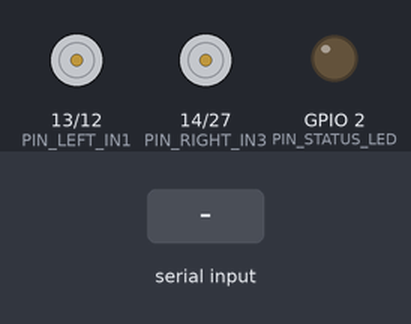
Simulated run of this sketch. Board: ESP32. On the bench: motor-driver pin pairs drawn as motors (green arrow = first pin HIGH = forward, orange = second pin HIGH = backward, longer = more drive), output pins drawn as LEDs (lit = HIGH). The inputs (shaded band) are chosen by the test bench. EEPROM starts erased; what the sketch prints to the serial monitor is not drawn.

Above: at 2.0 s.
2.1 s: "90,45,200\n" received over the second serial link
At 2.27 s:
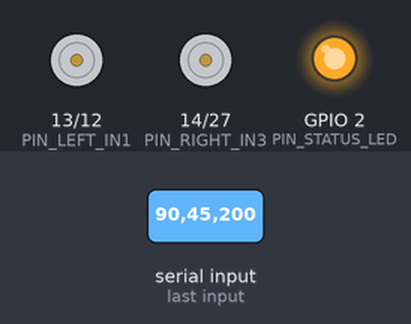
3.6 s: "30,150,10\n" received over the second serial link
At 5.1 s:
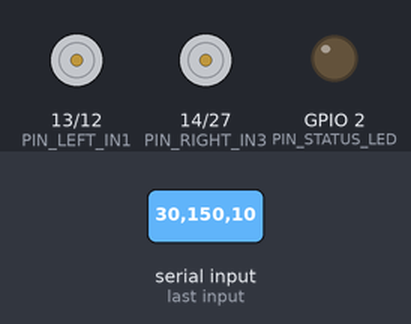
Timing chart, 0 to 6.6 s (numbered marks = the images above; inputs shaded):
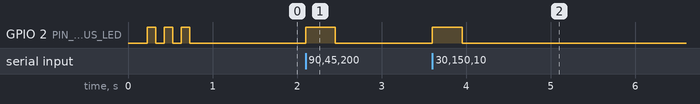

The sketch:

MarukSoccer.ino
```cpp
/**
 * MARUK (SOCCER) - Production ESP32 Firmware (2WD Edition)
 * Conforms 100% to MIT-WEEK 2026 Car Soccer Rules.
 *
 * Fitur Tambahan On-The-Fly Tuning (Tanpa Perlu Flash Ulang):
 *   1. Web Dashboard di Browser HP (Buka http://192.168.4.1)
 *   2. Simpan permanen ke memory chip NVS (Preferences)
 *   3. Serial Receiver Remote Drone (GPIO 16) + Remote Knob Tuning
 *   4. WiFi UDP Teleop Fallback (Port 5005)
 *   5. Auto-Failsafe Watchdog 350ms
 */

#include <WiFi.h>
#include <WiFiUdp.h>
#include <WebServer.h>
#include <Preferences.h>
#include "pinout_config.h"
#include "kinematics.h"

// ==========================================
// 🛠️ VARIABEL TUNING FISIK
// Nilai default ini otomatis ditimpa oleh memori NVS / Web HP
// ==========================================
int MAX_PWM = 255;          // Batas gas atas (0 - 255)
int MIN_PWM = 60;           // Ambang awal gerak motor (40 - 80)
float TRIM_LEFT  = 1.00f;   // Kalibrasi lari lurus motor kiri
float TRIM_RIGHT = 1.00f;   // Kalibrasi lari lurus motor kanan
const unsigned long FAILSAFE_TIMEOUT_MS = 350;

// WiFi Access Point & Web Server di HP
const char* AP_SSID = "MARUK_SOCCER_01";
const char* AP_PASS = "maruk123";
const unsigned int UDP_PORT = 5005;

WiFiUDP udp;
WebServer server(80);
Preferences prefs;
char packetBuffer[256];
unsigned long lastCommandTime = 0;

// ==========================================
// 📱 WEB TUNING PORTAL (BUKA DI HP: 192.168.4.1)
// ==========================================
const char HTML_PAGE[] PROGMEM = R"rawliteral(
<!DOCTYPE html>
<html>
<head>
  <meta name="viewport" content="width=device-width, initial-scale=1">
  <title>MARUK Soccer Tuning</title>
  <style>
    body { font-family: monospace; background: #14181e; color: #fff; padding: 20px; }
    h2 { color: #00ffb4; text-align: center; }
    .card { background: #1c222b; border: 1px solid #2f3846; border-radius: 8px; padding: 16px; margin-bottom: 16px; }
    label { display: block; margin-top: 12px; color: #a0aec0; }
    input[type=range] { width: 100%; margin: 8px 0; }
    .val { float: right; color: #00ffb4; font-weight: bold; }
    button { width: 100%; background: #00ffb4; color: #14181e; border: none; padding: 12px; font-size: 16px; font-weight: bold; border-radius: 6px; cursor: pointer; margin-top: 16px; }
    button:active { background: #00cc90; }
    .status { text-align: center; color: #718096; font-size: 12px; margin-top: 10px; }
  </style>
</head>
<body>
  <h2>MARUK 2WD TUNER</h2>
  <div class="card">
    <label>MAX SPEED (Batas Gas): <span class="val" id="v_max">255</span></label>
    <input type="range" id="max_pwm" min="120" max="255" value="255" oninput="document.getElementById('v_max').innerText=this.value">

    <label>MIN PWM (Start Motor): <span class="val" id="v_min">60</span></label>
    <input type="range" id="min_pwm" min="40" max="100" value="60" oninput="document.getElementById('v_min').innerText=this.value">

    <label>TRIM KIRI (Lurus): <span class="val" id="v_tl">1.00</span></label>
    <input type="range" id="trim_l" min="70" max="100" value="100" oninput="document.getElementById('v_tl').innerText=(this.value/100).toFixed(2)">

    <label>TRIM KANAN (Lurus): <span class="val" id="v_tr">1.00</span></label>
    <input type="range" id="trim_r" min="70" max="100" value="100" oninput="document.getElementById('v_tr').innerText=(this.value/100).toFixed(2)">

    <button onclick="saveConfig()">SIMPAN SETTINGAN KE CHIP</button>
  </div>
  <div class="status" id="stat">Buka di HP saat konek WiFi MARUK_SOCCER_01</div>

  <script>
    function saveConfig() {
      let maxP = document.getElementById('max_pwm').value;
      let minP = document.getElementById('min_pwm').value;
      let tl = (document.getElementById('trim_l').value / 100).toFixed(2);
      let tr = (document.getElementById('trim_r').value / 100).toFixed(2);

      document.getElementById('stat').innerText = "Menyimpan ke chip...";
      fetch(`/save?max=${maxP}&min=${minP}&tl=${tl}&tr=${tr}`)
        .then(r => r.text())
        .then(d => {
          document.getElementById('stat').innerText = "Tersimpan! Efek langsung aktif.";
        })
        .catch(e => {
          document.getElementById('stat').innerText = "Gagal kirim settingan.";
        });
    }
  </script>
</body>
</html>
)rawliteral";

void handleRoot() {
    server.send(200, "text/html", HTML_PAGE);
}

void handleSave() {
    if (server.hasArg("max")) MAX_PWM = server.arg("max").toInt();
    if (server.hasArg("min")) MIN_PWM = server.arg("min").toInt();
    if (server.hasArg("tl"))  TRIM_LEFT = server.arg("tl").toFloat();
    if (server.hasArg("tr"))  TRIM_RIGHT = server.arg("tr").toFloat();

    // Simpan ke NVS flash memory permanen
    prefs.begin("maruk", false);
    prefs.putInt("max_pwm", MAX_PWM);
    prefs.putInt("min_pwm", MIN_PWM);
    prefs.putFloat("trim_l", TRIM_LEFT);
    prefs.putFloat("trim_r", TRIM_RIGHT);
    prefs.end();

    Serial.printf("[MARUK NVS] Saved: MAX=%d | MIN=%d | TL=%.2f | TR=%.2f\n", MAX_PWM, MIN_PWM, TRIM_LEFT, TRIM_RIGHT);
    server.send(200, "text/plain", "OK");
}

// ==========================================
// LAYER 3: ACT (Hardware Actuators - 1x L298N)
// ==========================================
void initHardware() {
    pinMode(PIN_STATUS_LED, OUTPUT);
    digitalWrite(PIN_STATUS_LED, LOW);

    pinMode(PIN_LEFT_IN1, OUTPUT);
    pinMode(PIN_LEFT_IN2, OUTPUT);
    pinMode(PIN_RIGHT_IN3, OUTPUT);
    pinMode(PIN_RIGHT_IN4, OUTPUT);

    ledcAttach(PIN_LEFT_IN1, PWM_FREQ_HZ, PWM_RESOLUTION_BITS);
    ledcAttach(PIN_LEFT_IN2, PWM_FREQ_HZ, PWM_RESOLUTION_BITS);
    ledcAttach(PIN_RIGHT_IN3, PWM_FREQ_HZ, PWM_RESOLUTION_BITS);
    ledcAttach(PIN_RIGHT_IN4, PWM_FREQ_HZ, PWM_RESOLUTION_BITS);

    ledcWrite(PIN_LEFT_IN1, 0);
    ledcWrite(PIN_LEFT_IN2, 0);
    ledcWrite(PIN_RIGHT_IN3, 0);
    ledcWrite(PIN_RIGHT_IN4, 0);
}

void driveMotorLeft(float speed) {
    if (fabsf(speed) < 0.05f) {
        ledcWrite(PIN_LEFT_IN1, 0);
        ledcWrite(PIN_LEFT_IN2, 0);
        return;
    }
    float scaled = fabsf(speed) * TRIM_LEFT;
    int pwm = MIN_PWM + (int)(scaled * (MAX_PWM - MIN_PWM));
    pwm = constrain(pwm, 0, 255);

    if (speed > 0.0f) {
        ledcWrite(PIN_LEFT_IN1, pwm);
        ledcWrite(PIN_LEFT_IN2, 0);
    } else {
        ledcWrite(PIN_LEFT_IN1, 0);
        ledcWrite(PIN_LEFT_IN2, pwm);
    }
}

void driveMotorRight(float speed) {
    if (fabsf(speed) < 0.05f) {
        ledcWrite(PIN_RIGHT_IN3, 0);
        ledcWrite(PIN_RIGHT_IN4, 0);
        return;
    }
    float scaled = fabsf(speed) * TRIM_RIGHT;
    int pwm = MIN_PWM + (int)(scaled * (MAX_PWM - MIN_PWM));
    pwm = constrain(pwm, 0, 255);

    if (speed > 0.0f) {
        ledcWrite(PIN_RIGHT_IN3, pwm);
        ledcWrite(PIN_RIGHT_IN4, 0);
    } else {
        ledcWrite(PIN_RIGHT_IN3, 0);
        ledcWrite(PIN_RIGHT_IN4, pwm);
    }
}

void emergencyStop() {
    ledcWrite(PIN_LEFT_IN1, 0);
    ledcWrite(PIN_LEFT_IN2, 0);
    ledcWrite(PIN_RIGHT_IN3, 0);
    ledcWrite(PIN_RIGHT_IN4, 0);
    digitalWrite(PIN_STATUS_LED, LOW);
}

// ==========================================
// SETUP
// ==========================================
void setup() {
    Serial.begin(115200);
    delay(200);

    // 1. Muat settingan tersimpan dari flash NVS (jika pernah disimpan lewat web HP)
    prefs.begin("maruk", true);
    MAX_PWM    = prefs.getInt("max_pwm", MAX_PWM);
    MIN_PWM    = prefs.getInt("min_pwm", MIN_PWM);
    TRIM_LEFT  = prefs.getFloat("trim_l", TRIM_LEFT);
    TRIM_RIGHT = prefs.getFloat("trim_r", TRIM_RIGHT);
    prefs.end();

    Serial.println("\n[MARUK] =========================================");
    Serial.println("[MARUK] 2WD Car Soccer Robot Starting...");
    Serial.println("[MARUK] Regulations: MIT-WEEK 2026 Compliant");
    Serial.printf("[MARUK] Config: MIN_PWM=%d | MAX_PWM=%d\n", MIN_PWM, MAX_PWM);
    Serial.printf("[MARUK] Trim:   LEFT=%.2f | RIGHT=%.2f\n", TRIM_LEFT, TRIM_RIGHT);
    Serial.println("[MARUK] =========================================");

    initHardware();

    // 2. Hardware Serial2 untuk Receiver Remote Drone (GPIO 16)
    Serial2.begin(115200, SERIAL_8N1, PIN_RC_RX, -1);
    Serial.printf("[MARUK] Drone Receiver listening on GPIO %d (Serial2)\n", PIN_RC_RX);

    // 3. Hotspot WiFi & Web Server
    WiFi.mode(WIFI_AP);
    WiFi.softAP(AP_SSID, AP_PASS);
    IPAddress myIP = WiFi.softAPIP();

    server.on("/", handleRoot);
    server.on("/save", handleSave);
    server.begin();

    Serial.print("[MARUK] Web Tuner IP: http://");
    Serial.println(myIP);

    udp.begin(UDP_PORT);
    Serial.printf("[MARUK] UDP Teleop Port: %d\n", UDP_PORT);

    for (int i = 0; i < 3; i++) {
        digitalWrite(PIN_STATUS_LED, HIGH); delay(100);
        digitalWrite(PIN_STATUS_LED, LOW); delay(100);
    }
}

// ==========================================
// MAIN LOOP
// ==========================================
void loop() {
    // Layani request web browser HP jika sedang setting slider
    server.handleClient();

    float vx = 0.0f;
    float omega = 0.0f;
    bool commandReceived = false;

    // ------------------------------------------
    // 1. SENSE: BACA RECEIVER REMOTE DRONE (SERIAL2)
    // ------------------------------------------
    if (Serial2.available() >= 4) {
        String line = Serial2.readStringUntil('\n');
        line.trim();
        int commaIdx = line.indexOf(',');
        if (commaIdx > 0) {
            vx = line.substring(0, commaIdx).toFloat();

            // Cek apakah ada channel ke-3 untuk knob gas
            int secondComma = line.indexOf(',', commaIdx + 1);
            if (secondComma > 0) {
                omega = line.substring(commaIdx + 1, secondComma).toFloat();
                float knobSpeed = line.substring(secondComma + 1).toFloat(); // 0.0 - 1.0 dari knob remote
                if (knobSpeed > 0.1f) {
                    MAX_PWM = (int)(knobSpeed * 255.0f); // Fast tune langsung dari knob remote!
                }
            } else {
                omega = line.substring(commaIdx + 1).toFloat();
            }

            commandReceived = true;
            lastCommandTime = millis();
            digitalWrite(PIN_STATUS_LED, HIGH);
        }
    }

    // ------------------------------------------
    // 2. SENSE: FALLBACK BACA WIFI UDP TELEOP
    // ------------------------------------------
    int packetSize = udp.parsePacket();
    if (packetSize > 0) {
        int len = udp.read(packetBuffer, sizeof(packetBuffer) - 1);
        if (len > 0) {
            packetBuffer[len] = '\0';

            char* p_vx = strstr(packetBuffer, "\"vx\":");
            char* p_w  = strstr(packetBuffer, "\"w\":");

            if (p_vx) vx = atof(p_vx + 5);
            if (p_w)  omega = atof(p_w + 4);

            commandReceived = true;
            lastCommandTime = millis();
            digitalWrite(PIN_STATUS_LED, HIGH);
        }
    }

    // ------------------------------------------
    // FAILSAFE WATCHDOG
    // ------------------------------------------
    if (millis() - lastCommandTime > FAILSAFE_TIMEOUT_MS) {
        emergencyStop();
        return;
    }

    // ------------------------------------------
    // 3. THINK: KINEMATIKA 2WD
    // ------------------------------------------
    DiffSpeeds speeds = compute_diff_speeds(vx, omega, 1.0f, 0.08f);

    // ------------------------------------------
    // 4. ACT: DRIVE MOTOR KIRI & KANAN
    // ------------------------------------------
    driveMotorLeft(speeds.left);
    driveMotorRight(speeds.right);
}
```

kinematics.h
```cpp
/**
 * MARUK (SOCCER) - Kinematics Math Header (2WD & 4WD)
 * Pure C++ Header-only library: Zero hardware dependencies.
 */

#ifndef MARUK_KINEMATICS_H
#define MARUK_KINEMATICS_H

#include <math.h>

struct DiffSpeeds {
    float left;   // Normalized -1.0 to +1.0
    float right;  // Normalized -1.0 to +1.0
};

struct WheelSpeeds {
    float fl;
    float fr;
    float rl;
    float rr;
};

inline float apply_deadzone(float val, float threshold = 0.08f) {
    if (fabsf(val) < threshold) {
        return 0.0f;
    }
    float sign = (val > 0.0f) ? 1.0f : -1.0f;
    return sign * (fabsf(val) - threshold) / (1.0f - threshold);
}

/**
 * 2-Wheel Differential Drive Mixing (MIT-WEEK 2026)
 * Left  = vx - omega
 * Right = vx + omega
 */
inline DiffSpeeds compute_diff_speeds(
    float vx,
    float omega,
    float max_speed = 1.0f,
    float deadzone = 0.08f
) {
    vx = apply_deadzone(vx, deadzone);
    omega = apply_deadzone(omega, deadzone);

    float left = vx + omega;
    float right = vx - omega;

    float max_val = fabsf(left);
    if (fabsf(right) > max_val) max_val = fabsf(right);

    if (max_val > 1.0f) {
        left /= max_val;
        right /= max_val;
    }

    DiffSpeeds speeds;
    speeds.left = left * max_speed;
    speeds.right = right * max_speed;
    return speeds;
}

/**
 * 4-Wheel Mecanum Mixing
 */
inline WheelSpeeds compute_mecanum_speeds(
    float vx,
    float vy,
    float omega,
    float max_speed = 1.0f,
    float deadzone = 0.08f
) {
    vx = apply_deadzone(vx, deadzone);
    vy = apply_deadzone(vy, deadzone);
    omega = apply_deadzone(omega, deadzone);

    float fl = vx + vy + omega;
    float fr = vx - vy - omega;
    float rl = vx - vy + omega;
    float rr = vx + vy - omega;

    float max_val = fabsf(fl);
    if (fabsf(fr) > max_val) max_val = fabsf(fr);
    if (fabsf(rl) > max_val) max_val = fabsf(rl);
    if (fabsf(rr) > max_val) max_val = fabsf(rr);

    if (max_val > 1.0f) {
        fl /= max_val;
        fr /= max_val;
        rl /= max_val;
        rr /= max_val;
    }

    WheelSpeeds speeds;
    speeds.fl = fl * max_speed;
    speeds.fr = fr * max_speed;
    speeds.rl = rl * max_speed;
    speeds.rr = rr * max_speed;
    return speeds;
}

#endif // MARUK_KINEMATICS_H
```

pinout_config.h
```cpp
/**
 * MARUK (SOCCER) - Hardware Pinout Configuration (2WD Edition)
 * Conforms 100% to MIT-WEEK 2026 Car Soccer Rules.
 *
 * Hardware:
 *   - ESP32-WROOM-32
 *   - 1x Driver L298N (Mengendalikan 2 Motor Gearbox Kuning)
 *   - 1x Receiver Drone (Port Serial2 RX / GPIO 16)
 *   - 1x LM2596 (Step-down baterai ke 5.0V stabil)
 */

#ifndef PINOUT_CONFIG_H
#define PINOUT_CONFIG_H

// ==========================================
// 1x L298N DUAL H-BRIDGE (2 MOTOR KUNING)
// Pasang jumper 5V pada ENA dan ENB di modul L298N
// ==========================================

// Motor Kiri (OUT1 & OUT2 L298N)
#define PIN_LEFT_IN1    13   // Forward PWM
#define PIN_LEFT_IN2    12   // Reverse PWM

// Motor Kanan (OUT3 & OUT4 L298N)
#define PIN_RIGHT_IN3   14   // Forward PWM
#define PIN_RIGHT_IN4   27   // Reverse PWM

// ==========================================
// DRONE RC RECEIVER (SERIAL INTERFACE)
// Cukup 1 kabel data dari receiver ke pin RX2
// ==========================================
#define PIN_RC_RX       16   // GPIO 16 (ESP32 Hardware Serial2 RX)

// Onboard Status LED
#define PIN_STATUS_LED  2

// ==========================================
// PWM TIMER SETTINGS (ESP32 LEDC)
// ==========================================
#define PWM_FREQ_HZ         10000  // 10 kHz (Halus untuk motor kuning TT)
#define PWM_RESOLUTION_BITS 8      // 8-bit (0 - 255)

#endif // PINOUT_CONFIG_H
```

Measured:
- after the input at 2.1 s, GPIO 2 (PIN_STATUS_LED): LOW → HIGH at once, → LOW 0.35 s later
- after the input at 3.6 s, GPIO 2 (PIN_STATUS_LED): LOW → HIGH at once, → LOW 0.35 s later
